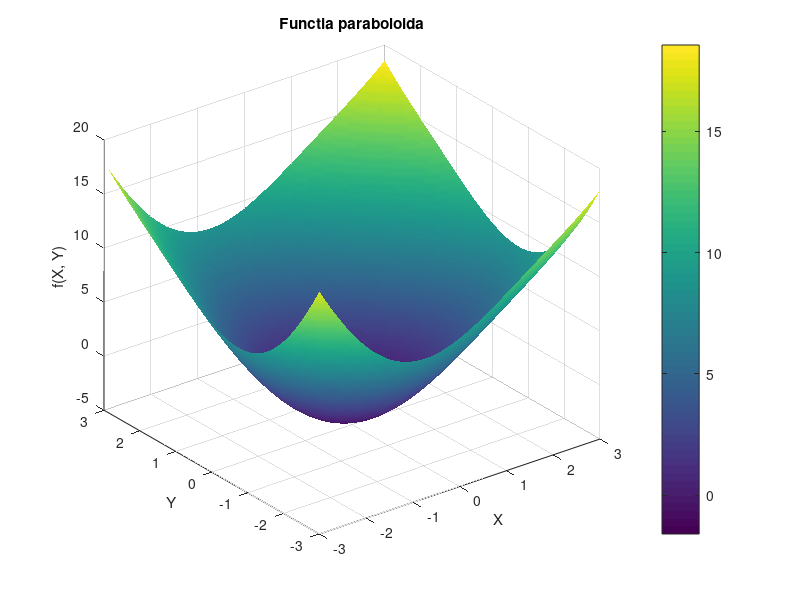

Recreate this plot in MATLAB. (Note: this script raises an error after producing the figure.)
%% paraboloid
clc; clear; close all;
x = linspace(-3, 3, 100);
y = linspace(-3, 3, 100);
[X, Y] = meshgrid(x, y);

zParab = X.^2 + Y.^2 + 2*sin(X) + 2*sin(Y);

figure;
surf(X, Y, zParab);
xlabel('X'); ylabel('Y'); zlabel('f(X, Y)');
title('Functia paraboloida');
colorbar;
shading interp;


%gasim minimul local
x0 = [0,0];
min_f = fminunc(@(v) f(v(1), v(2)), x0);

hold on;
plot3(min_f(1), min_f(2), f(min_f(1), min_f(2)), 'ro', 'MarkerSize', 10, 'LineWidth', 2);
hold off;

